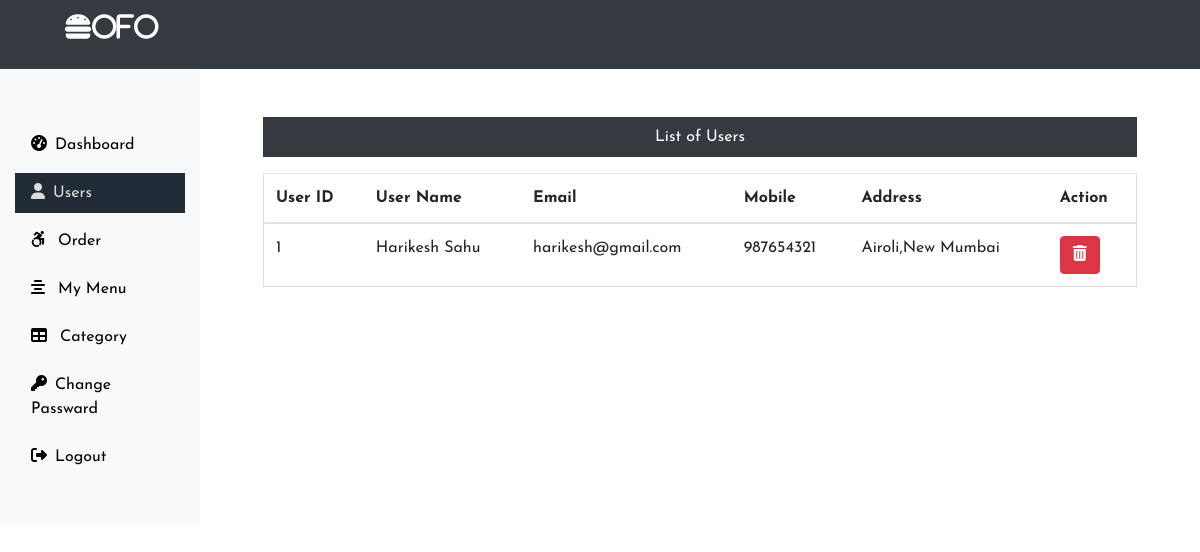
Screenshot of /Admin/user.php (signed in) with the database file from the repository.
### tables this page shows
CREATE TABLE IF NOT EXISTS `user` (
  `uid` int(11) NOT NULL AUTO_INCREMENT,
  `name` varchar(255) NOT NULL,
  `email` varchar(255) NOT NULL,
  `mobile` varchar(255) NOT NULL,
  `address` text NOT NULL,
  `password` varchar(255) NOT NULL,
  PRIMARY KEY (`uid`)
);

### Admin/user.php (the view, shortened to what this page needs)
<?php
 include('../connection.php');
 include('includes/header.php');
?>
        <div class="col-sm-9 col-md-10">
        <div class="text-center mx-5 mt-5">
            <p class="bg-dark text-white p-2">List of Users</p>
               <?php   $sql = "SELECT * FROM `user`";
               $result= $conn->query($sql);
                if($result->num_rows > 0){
                echo'<table class="table ">
                        <thead>
                        <tr>
                            <th scope="col">User ID</th>
                            <th scope="col">User Name</th>
                            <th scope="col">Email</th>
                            <th scope="col">Mobile</th>
                            <th scope="col">Address</th>
                            <th scope="col">Action</th>
                        </tr>
                        </thead>
                        <tbody>';
                            while($row = $result->fetch_assoc()){
                        echo ' <tr>';
                        echo '<td>'.$row['uid'].'</td>';
                        echo '<td>'.$row['name'].'</td>';
                        echo '<td>'.$row['email'].'</td>';
                        echo '<td>'.$row['mobile'].'</td>';
                        echo '<td>'.$row['address'].'</td>';
                        echo '<td>';
                        echo '<form action="" method="post" class="d-inline mr-2">';
                        echo '<input type="hidden" name="id" value='.$row["uid"].'><button class="btn btn-danger"
                        name ="delete" value ="delete" type="submit"><i class="fa fa-trash"></i></button>';
                        echo '</form>';
                        echo '</td>';
                        echo     '</tr>';
                            }
                    echo  '</tbody>
                        </table>';
            }
            else{
                echo '0 Result';
            }
        ?>
        </div>
    </div>
   </div>
<?php include('includes/footer.php');?>

### css/styles.css (style rules this page uses)
body { overflow-x: hidden; }
table { border-collapse: collapse; border-spacing: 0; width: 100%; border: 1px solid #ddd; }
th, td { text-align: left; padding: 16px; }
* { margin: 0; padding: 0; box-sizing: border-box; font-family: 'Josefin Sans', sans-serif; }

### rows the page displays
user: uid "1", name "Harikesh Sahu", email "harikesh@gmail.com", mobile "987654321", address "Airoli,New Mumbai"
